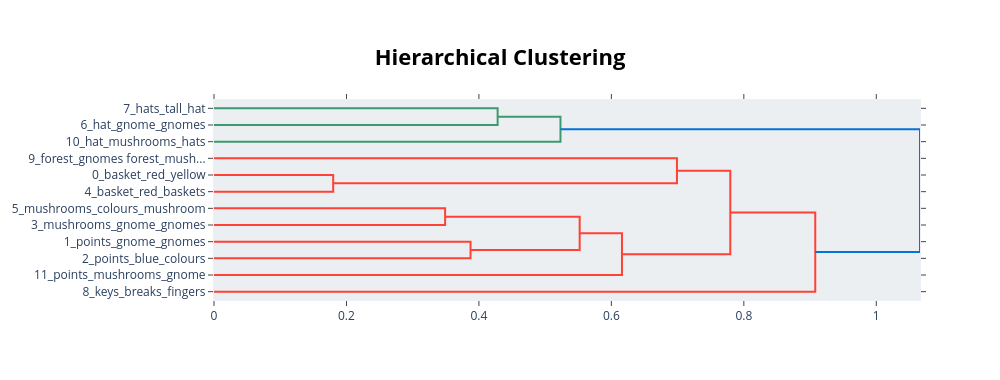

Notebook source saved alongside this figure:
### Code cell
topic_model.visualize_hierarchy(top_n_topics=50)

### Figure 1 — Plotly figure (JSON) as saved in the notebook; plotly's stock layout.template omitted (floating-point values rounded to 4 significant figures)
{"data": [{"hoverinfo": "text", "marker": {"color": "rgb(61,153,112)"}, "mode": "lines", "type": "scatter", "x": [0, 0.4283, 0.4283, 0], "xaxis": "x", "y": [-5, -5, -15, -15], "yaxis": "y"}, {"hoverinfo": "text", "marker": {"color": "rgb(61,153,112)"}, "mode": "lines", "type": "scatter", "x": [0.4283, 0.5232, 0.5232, 0], "xaxis": "x", "y": [-10, -10, -25, -25], "yaxis": "y"}, {"hoverinfo": "text", "marker": {"color": "rgb(255,65,54)"}, "mode": "lines", "type": "scatter", "x": [0, 0.18, 0.18, 0], "xaxis": "x", "y": [-45, -45, -55, -55], "yaxis": "y"}, {"hoverinfo": "text", "marker": {"color": "rgb(255,65,54)"}, "mode": "lines", "type": "scatter", "x": [0, 0.699, 0.699, 0.18], "xaxis": "x", "y": [-35, -35, -50, -50], "yaxis": "y"}, {"hoverinfo": "text", "marker": {"color": "rgb(255,65,54)"}, "mode": "lines", "type": "scatter", "x": [0, 0.349, 0.349, 0], "xaxis": "x", "y": [-65, -65, -75, -75], "yaxis": "y"}, {"hoverinfo": "text", "marker": {"color": "rgb(255,65,54)"}, "mode": "lines", "type": "scatter", "x": [0, 0.3874, 0.3874, 0], "xaxis": "x", "y": [-85, -85, -95, -95], "yaxis": "y"}, {"hoverinfo": "text", "marker": {"color": "rgb(255,65,54)"}, "mode": "lines", "type": "scatter", "x": [0.349, 0.5522, 0.5522, 0.3874], "xaxis": "x", "y": [-70, -70, -90, -90], "yaxis": "y"}, {"hoverinfo": "text", "marker": {"color": "rgb(255,65,54)"}, "mode": "lines", "type": "scatter", "x": [0.5522, 0.616, 0.616, 0], "xaxis": "x", "y": [-80, -80, -105, -105], "yaxis": "y"}, {"hoverinfo": "text", "marker": {"color": "rgb(255,65,54)"}, "mode": "lines", "type": "scatter", "x": [0.699, 0.7796, 0.7796, 0.616], "xaxis": "x", "y": [-42.5, -42.5, -92.5, -92.5], "yaxis": "y"}, {"hoverinfo": "text", "marker": {"color": "rgb(255,65,54)"}, "mode": "lines", "type": "scatter", "x": [0.7796, 0.9079, 0.9079, 0], "xaxis": "x", "y": [-67.5, -67.5, -115, -115], "yaxis": "y"}, {"hoverinfo": "text", "marker": {"color": "rgb(0,116,217)"}, "mode": "lines", "type": "scatter", "x": [0.5232, 1.066, 1.066, 0.9079], "xaxis": "x", "y": [-17.5, -17.5, -91.25, -91.25], "yaxis": "y"}], "layout": {"autosize": false, "height": 380, "hoverlabel": {"bgcolor": "white", "font": {"family": "Rockwell", "size": 16}}, "hovermode": "closest", "plot_bgcolor": "#ECEFF1", "showlegend": false, "title": {"font": {"color": "Black", "size": 22}, "text": "<b>Hierarchical Clustering</b>", "x": 0.5, "xanchor": "center", "yanchor": "top"}, "width": 1000, "xaxis": {"mirror": "allticks", "rangemode": "tozero", "showgrid": false, "showline": true, "showticklabels": true, "ticks": "outside", "type": "linear", "zeroline": false}, "yaxis": {"mirror": "allticks", "range": [-120, 0], "rangemode": "tozero", "showgrid": false, "showline": true, "showticklabels": true, "tickmode": "array", "ticks": "outside", "ticktext": ["7_hats_tall_hat", "6_hat_gnome_gnomes", "10_hat_mushrooms_hats", "9_forest_gnomes forest_mush...", "0_basket_red_yellow", "4_basket_red_baskets", "5_mushrooms_colours_mushroom", "3_mushrooms_gnome_gnomes", "1_points_gnome_gnomes", "2_points_blue_colours", "11_points_mushrooms_gnome", "8_keys_breaks_fingers"], "tickvals": [-5, -15, -25, -35, -45, -55, -65, -75, -85, -95, -105, -115], "type": "linear", "zeroline": false}}}
